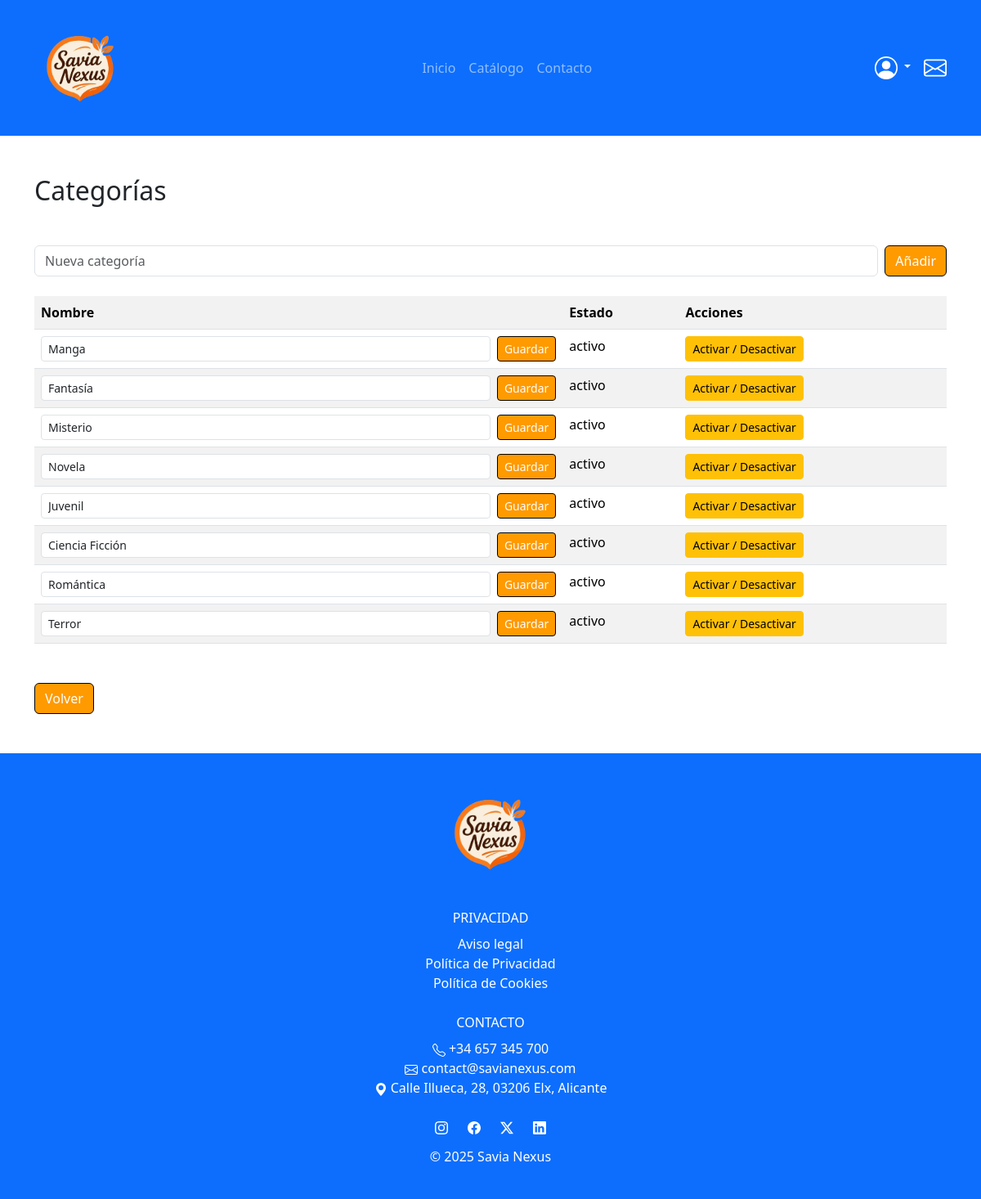
Page /admin/categories.php (signed in) on the committed database.
### tables this page shows
CREATE TABLE `categorias` (
  `codigo` int(11) NOT NULL,
  `nombre` varchar(50) NOT NULL,
  `activo` enum('activo','inactivo') DEFAULT 'activo'
);

### models/Category.php (called while the page is built, shortened)
<?php
class Category {
    private PDO $pdo;
    public function __construct(PDO $pdo) {
        $this->pdo = $pdo;
    }
    public function getAll() {
        $sql = "SELECT * FROM categorias";
        $stmt = $this->pdo->prepare($sql);
        $stmt->execute();
        return $stmt->fetchAll();
    }
}

### public/admin/categories.php (the view, shortened to what this page needs)
<?php
require_once __DIR__ . '/../../includes/config.php';
require_once __DIR__ . '/../../models/Category.php';
$categoryModel = new Category($pdo);
$categories = $categoryModel->getAll();
?>
<?php include __DIR__ . '/../../includes/head.php'; ?>
<body>
    <?php include __DIR__ . '/../../includes/navbar.php'; ?>
    <div class="container mt-5 mb-5">
        <h2 class="mb-5">Categorías</h2>
        <form method="post" class="mb-4 d-flex gap-2">
            <input class="form-control" name="nombre" placeholder="Nueva categoría" required>
            <button name="crear" class="btn btn-primary">Añadir</button>
        </form>
        <table class="table table-striped">
            <tr>
                <th>Nombre</th>
                <th>Estado</th>
                <th>Acciones</th>
            </tr>
            <?php foreach ($categories as $c): ?>
                <tr>
                    <td>
                        <form method="post" class="d-flex gap-2">
                            <input class="form-control form-control-sm"
                                name="nombre"
                                value="<?= htmlspecialchars($c['nombre']) ?>">
                            <button name="editar" class="btn btn-sm btn btn-primary">Guardar</button>
                        </form>
                    </td>
                    <td><?= $c['activo'] ?></td>
                    <td>
                        <form method="post">
                            <button name="toggle" class="btn btn-sm btn-warning">
                                Activar / Desactivar
                            </button>
                        </form>
                    </td>
                </tr>
            <?php endforeach; ?>
        </table>
        <div class="mt-5">
            <a href="dashboard.php" class="btn btn-primary">Volver</a>
        </div>
    </div>
    <?php include __DIR__ . '/../../includes/footer.php'; ?>
</body>
</html>

### public/assets/css/style.css (style rules this page uses)
:root { --primary-color: #FF9A00; --hover-color: #CC7A00; }
.btn-primary { background-color: var(--primary-color); border-color: black; }
a { text-decoration: none; color: black; }

### rows in the picture
categorias: nombre "Manga", activo "activo"
categorias: nombre "Fantasía", activo "activo"
categorias: nombre "Misterio", activo "activo"
categorias: nombre "Novela", activo "activo"
categorias: nombre "Juvenil", activo "activo"
categorias: nombre "Ciencia Ficción", activo "activo"
categorias: nombre "Romántica", activo "activo"
categorias: nombre "Terror", activo "activo"
